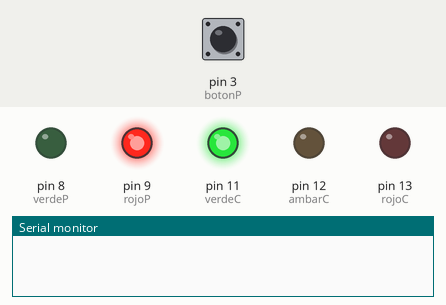
This sketch was run on a simulated Arduino Uno, built with avr-gcc and run on an emulated ATmega328P. Shown: output pins drawn as LEDs (lit = HIGH), the last lines printed to the serial monitor. Dashed ring = blinking. Inputs (shaded band) come from the test bench; at power-on: pin 3 (botonP) LOW.

Above: at 1.2 s.
1.3 s: pin 3 (botonP) pulled HIGH for 0.15 s
At 19.8 s:
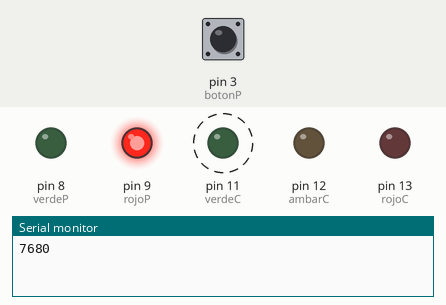
Timing chart, 0 to 21.9 s (numbered marks = the images above; inputs shaded):
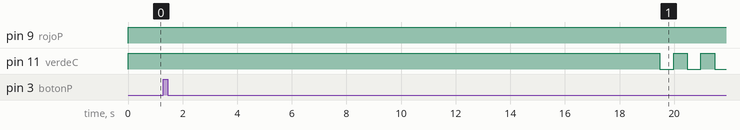

The sketch:

sketch_practica_1_SP.ino
```cpp
//constantes de tiempo para cada color
int TIEMPO_ROJO = 10000;   //10 segundos
int TIEMPO_AMBAR = 2000;   // 2 segundos
int TIEMPO_VERDE = 10000;  //10 segundos
int TIEMPO_ESPERA = 1000;     // 1 segundo

//Variables para los led del semaforo
  //Semaforo Automoviles
#define rojoC 13
#define ambarC 12
#define verdeC 11
  //Semaforo Peaton
#define rojoP 9
#define verdeP 8

#define botonP 3
#define perilla A5          //Potenciometro para regular el tiempo del led verde de los coches, cuando se inicia la petición del peatón
int valorPerilla = 0;
//Funcionalidad Extra, Activar un sonido para los peatones
#define bocina 2

/**
 * Método con la Configuración inicial del sketch, el cual se ejecuta una vez
 */
void setup() {
  pinMode(rojoC, OUTPUT);
  pinMode(ambarC, OUTPUT);
  pinMode(verdeC, OUTPUT);
  pinMode(rojoP, OUTPUT);
  pinMode(verdeP, OUTPUT);
  pinMode(botonP, INPUT);
  Serial.begin(9600);
}

/**
 * Metodo que se iterara indefinidamente durante la ejecución del sketch
 */
void loop() {
  activarCoche();
  if(digitalRead(botonP) == HIGH){
    valorPerilla = analogRead(perilla) * 15;
    Serial.println(valorPerilla);           //Centinela: tiempo agregado de espera de solicitud
    delay(TIEMPO_VERDE + valorPerilla);     //#4 estado, tiempo de espera de la solicitud, es decir, un tiempo mínimo del led verde en los coches, antes de activar el semaforo del peaton
    activarPeaton();
  }
}

/**
 * Método para activar el verde en el semáforo de coches,cuando no hay peticion de un peaton
 * el semáforo para los coches siempre estará en verde, hasta que se inicie una peticion
 */
void activarCoche (){
  //Estado #1
  digitalWrite(verdeC, HIGH);
  digitalWrite(rojoP, HIGH);
}

/**
 * Método para activar el funcionamiento del semáforo de los peatones,
 */
void activarPeaton (){
  //Estado #2
  parpadearLed(verdeC, 3, 1000);
  digitalWrite(ambarC, HIGH);
  delay(TIEMPO_AMBAR);
  //Estado #3
  digitalWrite(ambarC, LOW);
  digitalWrite(rojoC, HIGH);
  delay(TIEMPO_ESPERA);         //se agrega para que haya un pequeño tiempo el rojo de los coches y el verde de los peatones
  tone(bocina, 440);            //activamos la bocina, cuando el peatón pueda cruzar
  digitalWrite(verdeP, HIGH);
  digitalWrite(rojoP, LOW);
  delay(TIEMPO_ROJO);           //El tiempo que durará el verde para los peatones
  parpadearLed(verdeP, 3, 1000);
  digitalWrite(verdeP, LOW);
  digitalWrite(rojoP, HIGH);
  tone(bocina, 640);
  delay(TIEMPO_ESPERA);          //otro tiempo de espera
  noTone(bocina);
  digitalWrite(rojoC, LOW);
}

/**
 * Método para parpadear hacer parpadear un led un numero especifico de veces, con un tiempo determinado
 * @param nPin numero de pin en donde se encuentra nuestro LED en la placa
 * @param nParpadeos numero de parpadeos que habrá dentro del intervalo de tiempo, definido en "nTiempo"
 * @param nTiempo tiempo en milisegundos, del parpadeo
 */
void parpadearLed(int nPin, int nParpadeos, int nTiempo){
  while(nParpadeos > 0){
    digitalWrite(nPin, HIGH);
    delay(nTiempo/2);
    digitalWrite(nPin, LOW);
    delay(nTiempo/2);
    nParpadeos--;
  }
}
```

Measured:
- after the input at 1.3 s, pin 11 (verdeC): alternates HIGH for 0.50 s and LOW for 0.50 s, starting after 18.2 s
